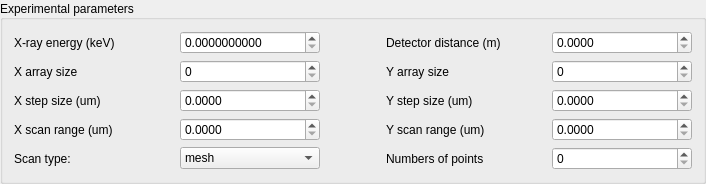
     <widget class="QGroupBox" name="groupBox_8">
      <property name="title">
       <string>Experimental parameters</string>
      </property>
      <property name="alignment">
       <set>Qt::AlignLeading|Qt::AlignLeft|Qt::AlignVCenter</set>
      </property>
      <layout class="QHBoxLayout" name="horizontalLayout_10">
       <item>
        <layout class="QGridLayout" name="gridLayout_9">
         <item row="3" column="0">
          <widget class="QLabel" name="label_43">
           <property name="text">
            <string>X scan range (um)</string>
           </property>
          </widget>
         </item>
         <item row="2" column="0">
          <widget class="QLabel" name="label_41">
           <property name="text">
            <string>X step size (um)</string>
           </property>
          </widget>
         </item>
         <item row="1" column="1">
          <widget class="QSpinBox" name="sp_x_arr_size">
           <property name="maximum">
            <number>1000000</number>
           </property>
          </widget>
         </item>
         <item row="1" column="3">
          <widget class="QLabel" name="label_40">
           <property name="text">
            <string>Y array size</string>
           </property>
          </widget>
         </item>
         <item row="4" column="1">
          <widget class="QComboBox" name="cb_scan_type">
           <item>
            <property name="text">
             <string>mesh</string>
            </property>
           </item>
           <item>
            <property name="text">
             <string>spiral</string>
            </property>
           </item>
           <item>
            <property name="text">
             <string>fly</string>
            </property>
           </item>
          </widget>
         </item>
         <item row="4" column="3">
          <widget class="QLabel" name="label_46">
           <property name="text">
            <string>Numbers of points</string>
           </property>
          </widget>
         </item>
         <item row="3" column="4">
          <widget class="QDoubleSpinBox" name="sp_y_scan_range">
           <property name="decimals">
            <number>4</number>
           </property>
           <property name="maximum">
            <double>1000000.000000000000000</double>
           </property>
          </widget>
         </item>
         <item row="0" column="0">
          <widget class="QLabel" name="label_37">
           <property name="sizePolicy">
            <sizepolicy hsizetype="Fixed" vsizetype="Preferred">
             <horstretch>0</horstretch>
             <verstretch>0</verstretch>
            </sizepolicy>
           </property>
           <property name="minimumSize">
            <size>
             <width>160</width>
             <height>0</height>
            </size>
           </property>
           <property name="maximumSize">
            <size>
             <width>160</width>
             <height>16777215</height>
            </size>
           </property>
           <property name="text">
            <string>X-ray energy (keV)</string>
           </property>
          </widget>
         </item>
         <item row="0" column="3">
          <widget class="QLabel" name="label_38">
           <property name="sizePolicy">
            <sizepolicy hsizetype="Fixed" vsizetype="Preferred">
             <horstretch>0</horstretch>
             <verstretch>0</verstretch>
            </sizepolicy>
           </property>
           <property name="minimumSize">
            <size>
             <width>160</width>
             <height>0</height>
            </size>
           </property>
           <property name="maximumSize">
            <size>
             <width>160</width>
             <height>16777215</height>
            </size>
           </property>
           <property name="text">
            <string>Detector distance (m)</string>
           </property>
          </widget>
         </item>
         <item row="0" column="1">
          <widget class="QDoubleSpinBox" name="sp_xray_energy">
           <property name="sizePolicy">
            <sizepolicy hsizetype="Fixed" vsizetype="Fixed">
             <horstretch>0</horstretch>
             <verstretch>0</verstretch>
            </sizepolicy>
           </property>
           <property name="minimumSize">
            <size>
             <width>140</width>
             <height>0</height>
            </size>
           </property>
           <property name="maximumSize">
            <size>
             <width>140</width>
             <height>16777215</height>
            </size>
           </property>
           <property name="decimals">
            <number>10</number>
           </property>
          </widget>
         </item>
         <item row="0" column="4">
          <widget class="QDoubleSpinBox" name="sp_detector_distance">
           <property name="sizePolicy">
            <sizepolicy hsizetype="Fixed" vsizetype="Fixed">
             <horstretch>0</horstretch>
             <verstretch>0</verstretch>
            </sizepolicy>
           </property>
           <property name="minimumSize">
            <size>
             <width>140</width>
             <height>0</height>
            </size>
           </property>
           <property name="maximumSize">
            <size>
             <width>140</width>
             <height>16777215</height>
            </size>
           </property>
           <property name="decimals">
            <number>4</number>
           </property>
          </widget>
         </item>
         <item row="3" column="3">
          <widget class="QLabel" name="label_44">
           <property name="text">
            <string>Y scan range (um)</string>
           </property>
          </widget>
         </item>
         <item row="2" column="4">
          <widget class="QDoubleSpinBox" name="sp_y_step_size">
           <property name="decimals">
            <number>4</number>
           </property>
           <property name="maximum">
            <double>1000000.000000000000000</double>
           </property>
          </widget>
         </item>
         <item row="2" column="3">
          <widget class="QLabel" name="label_42">
           <property name="text">
            <string>Y step size (um)</string>
           </property>
          </widget>
         </item>
         <item row="1" column="4">
          <widget class="QSpinBox" name="sp_y_arr_size">
           <property name="maximum">
            <number>1000000</number>
           </property>
          </widget>
         </item>
         <item row="4" column="4">
          <widget class="QSpinBox" name="sp_num_points">
           <property name="maximum">
            <number>10000000</number>
           </property>
          </widget>
         </item>
         <item row="4" column="0">
          <widget class="QLabel" name="label_45">
           <property name="text">
            <string>Scan type: </string>
           </property>
          </widget>
         </item>
         <item row="1" column="0">
          <widget class="QLabel" name="label_39">
           <property name="text">
            <string>X array size</string>
           </property>
          </widget>
         </item>
         <item row="2" column="1">
          <widget class="QDoubleSpinBox" name="sp_x_step_size">
           <property name="decimals">
            <number>4</number>
           </property>
           <property name="maximum">
            <double>1000000.000000000000000</double>
           </property>
          </widget>
         </item>
         <item row="3" column="1">
          <widget class="QDoubleSpinBox" name="sp_x_scan_range">
           <property name="decimals">
            <number>4</number>
           </property>
           <property name="maximum">
            <double>1000000.000000000000000</double>
           </property>
          </widget>
         </item>
         <item row="0" column="2">
          <spacer name="horizontalSpacer_2">
           <property name="orientation">
            <enum>Qt::Horizontal</enum>
           </property>
           <property name="sizeType">
            <enum>QSizePolicy::Fixed</enum>
           </property>
           <property name="sizeHint" stdset="0">
            <size>
             <width>60</width>
             <height>20</height>
            </size>
           </property>
          </spacer>
         </item>
        </layout>
       </item>
      </layout>
     </widget>
